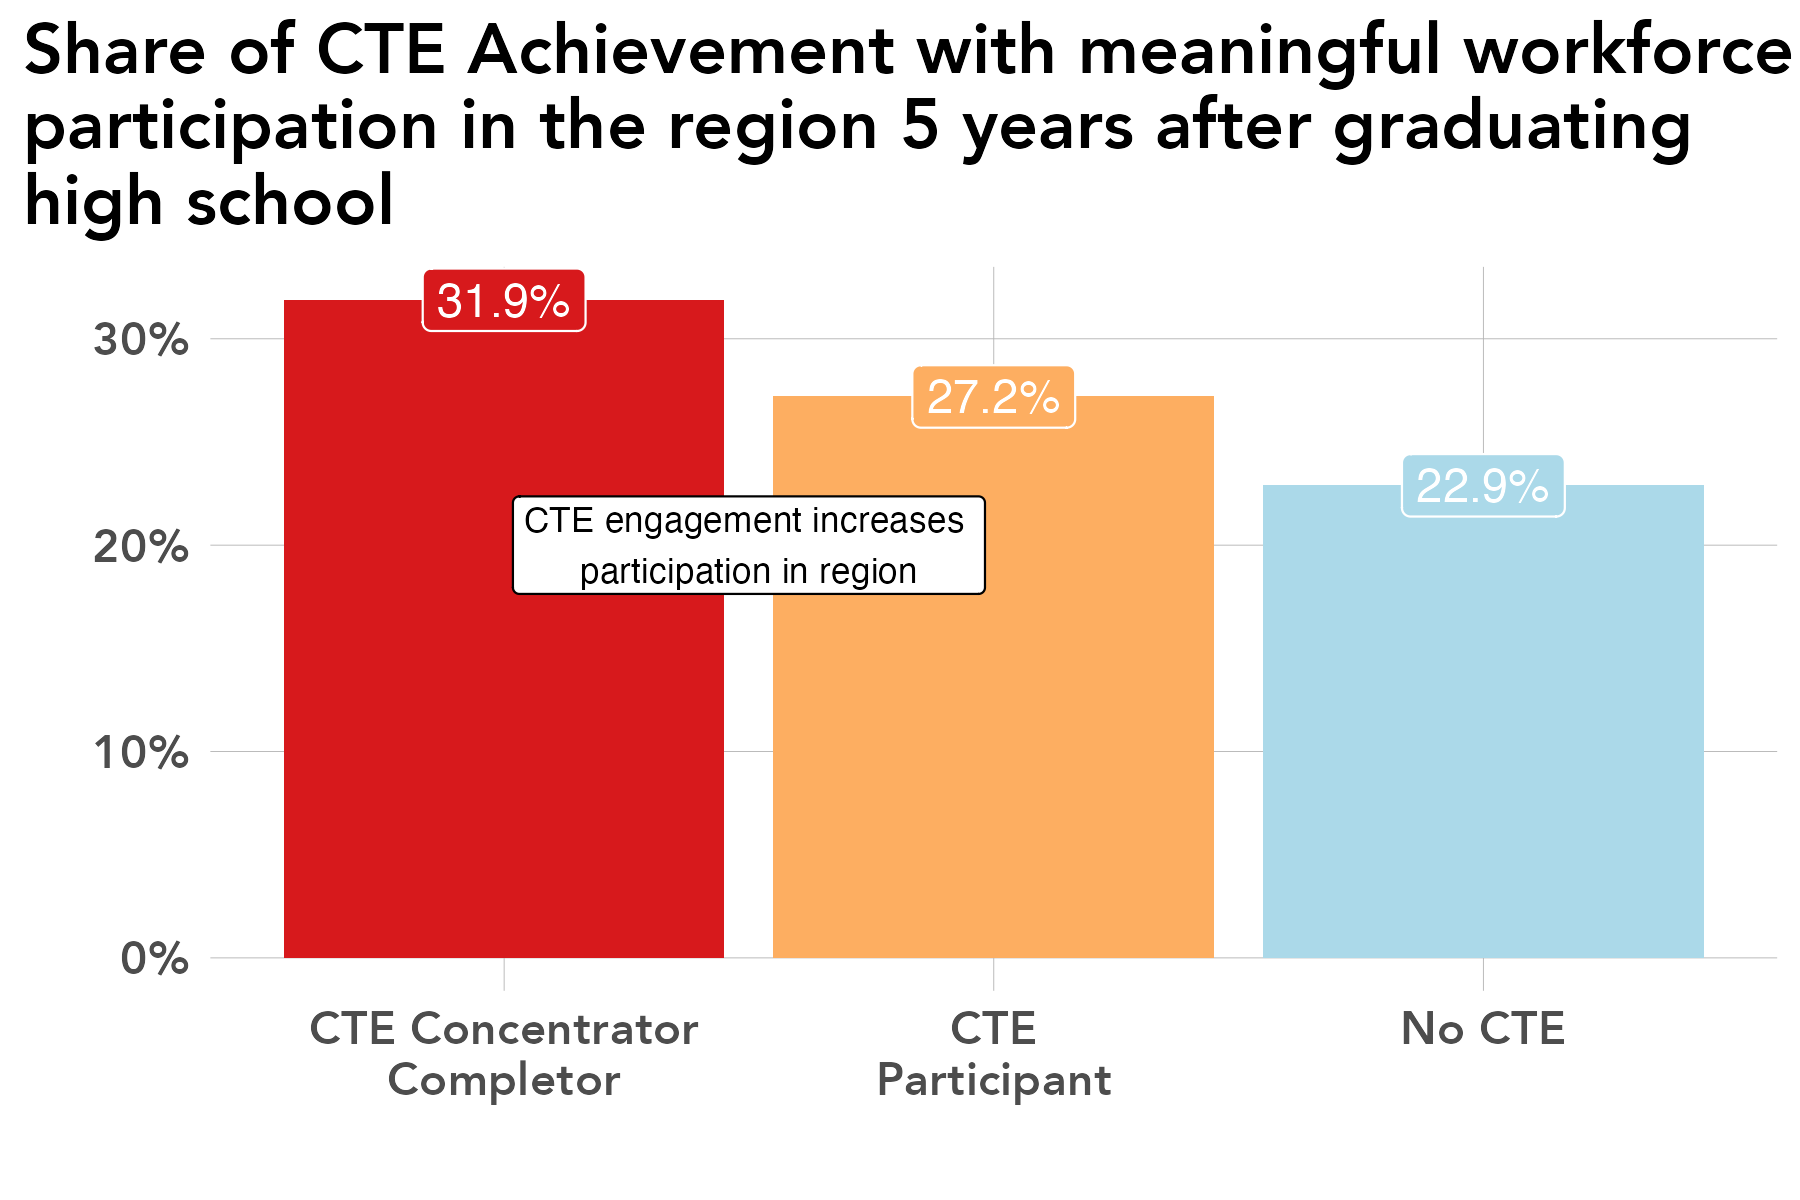

Generate this figure with R:
# library -----------------------------------------------------------------
library(tidyverse)
library(sf)
library(ggrepel)
library(scales)
library(ggiraph)
library(rmapshaper)
library(cowplot)
library(RColorBrewer)
library(readxl)
library(lubridate)
library(readxl)
library(systemfonts)
reset_font_cache()
library(ggtext)
library(janitor)
library(cowplot)
library(ggsankeyfier)


rm(list = ls())

# themes ------------------------------------------------------------------
theme_bar <- theme_bw() +
  theme(panel.grid.major = element_line(color = "grey70", size = 0.1),
        panel.grid.minor = element_blank(),
        axis.ticks = element_blank(),
        axis.text = element_text(face = "bold"),
        panel.border = element_blank(),
        legend.background = element_rect(fill = "transparent", color = "transparent"),
        legend.key = element_rect(fill = "transparent"),
        legend.key.size = unit(1, "lines"),
        legend.margin = margin(0,0,0,0),
        legend.title = element_blank(),
        legend.text = element_text(margin = margin(l = 2)),
        text = element_text(family = "Avenir") ,
        plot.title.position = "plot",
        plot.title = element_text(face = "bold"))

theme_line <- theme_bw() +
  theme(legend.background = element_rect(fill = "transparent", color = "transparent"),
        legend.key = element_rect(fill = "transparent"),
        legend.text = element_text(margin = margin(l = 2)),
        panel.grid.minor = element_blank(),
        panel.grid.major = element_line(color = "grey70", size = 0.1),
        axis.ticks = element_blank(),
        axis.text = element_text(face = "bold"),
        panel.border = element_blank(),
        legend.margin = margin(0,0,0,0),
        legend.key.size = unit(1, "lines"),
        text = element_text(family = "Avenir") ,
        plot.title.position = "plot",
        plot.title = element_text(face = "bold"))


theme_sf <- theme_bw() +
  theme(axis.text.x=element_blank(),
        axis.text.y=element_blank(),
        axis.ticks=element_blank(),
        panel.background = element_blank(),
        panel.grid.major = element_line(color = "white"),
        panel.border = element_blank(),
        legend.title = element_blank(),
        legend.text = element_text(margin = margin(l = 2)),
        legend.margin = margin(0,0,0,0),
        legend.key.size = unit(1, "lines"),
        text = element_text(family = "Avenir") ,
        plot.title.position = "plot",
        plot.title = element_text(face = "bold"))

regions <- read_csv("/Users/kellyasche/Library/CloudStorage/GoogleDrive-kasche@ruralmn.org/My Drive/Data Prep/R Projects/Join docs/county_regions.csv") %>%
  select(5,6) %>%
  unique() %>%
  mutate(edr = str_replace(edr, "  ", " "),
         planning.region = str_replace(planning.region, " Minnesota", ""),
         planning.region = fct_relevel(planning.region, "Northwest", "Northeast", "Central", "Seven County Mpls-St Paul", "Southwest", "Southeast"),
         edr = fct_relevel(edr, "EDR 1 - Northwest", "EDR 2 - Headwaters", "EDR 3 - Arrowhead", "EDR 4 - West Central", "EDR 5 - North Central", "EDR 6E- Southwest Central", "EDR 6W- Upper Minnesota Valley", "EDR 7E- East Central", "EDR 7W- Central", "EDR 8 - Southwest", "EDR 9 - South Central", "EDR 10 - Southeast", "EDR 11 - 7 County Twin Cities", "Minnesota"))

counties.regions <- read_csv("/Users/kellyasche/Library/CloudStorage/GoogleDrive-kasche@ruralmn.org/My Drive/Data Prep/R Projects/Join docs/county_regions.csv") %>%
  mutate(countyfp = formatC(countyfp, width = 3, flag = "0"),
         Name = str_to_title(Name),
         Name = str_replace(Name, "Q", "q"),
         Name = str_replace(Name, "Of The", "of the"),
         Name = str_replace(Name, "Mcleod", "McLeod"),
         Dem_Desc = ifelse(Name == "Minnesota", "Minnesota", Dem_Desc) ,
         edr = str_replace(edr, "  ", " "),
         planning.region = str_replace(planning.region, " Minnesota", ""),
         planning.region = fct_relevel(planning.region, "Northwest", "Northeast", "Central", "Seven County Mpls-St Paul", "Southwest", "Southeast"),
         edr = fct_relevel(edr, "EDR 1 - Northwest", "EDR 2 - Headwaters", "EDR 3 - Arrowhead", "EDR 4 - West Central", "EDR 5 - North Central", "EDR 6E- Southwest Central", "EDR 6W- Upper Minnesota Valley", "EDR 7E- East Central", "EDR 7W- Central", "EDR 8 - Southwest", "EDR 9 - South Central", "EDR 10 - Southeast", "EDR 11 - 7 County Twin Cities", "Minnesota"))

color.ruca <- c("Entirely rural" = "#009933", "Town/rural mix" = "#99CC33", "Urban/town/rural mix" = "#CC9966", "Entirely urban" = "#754C29", "Minnesota" = "black")

color.pr <- c("Northwest" = "#4575b4","Northeast" = "grey", "Central" = "#fee090", "Seven County Mpls-St Paul" = "#d73027", "Southwest" = "#91bfdb", "Southeast" = "#fc8d59", "Minnesota" = "black")

color.edr <- c("EDR 1 - Northwest" = "#b3cde3", "EDR 2 - Headwaters" = "#8c96c6", "EDR 3 - Arrowhead" = "#fe9929", "EDR 4 - West Central" = "#8856a7", "EDR 5 - North Central" = "#810f7c", "EDR 6E- Southwest Central" = "#e5f5f9", "EDR 6W- Upper Minnesota Valley" = "#bdc9e1", "EDR 7E- East Central" = "#99d8c9", "EDR 7W- Central" = "#2ca25f", "EDR 8 - Southwest" = "#74a9cf", "EDR 9 - South Central" = "#0570b0", "EDR 10 - Southeast" = "#d7301f", "EDR 11 - 7 County Twin Cities" = "#d8b365", "Minnesota" = "black")

color.pr.edr <- c ("Northwest" = "#4575b4","Northeast" = "#e0f3f8", "Central" = "#fee090", "Seven County Mpls-St Paul" = "#d73027", "Southwest" = "#91bfdb", "Southeast" = "#fc8d59", "Minnesota" = "black", "EDR 1 - Northwest" = "#b3cde3", "EDR 2 - Headwaters" = "#8c96c6", "EDR 3 - Arrowhead" = "#fe9929", "EDR 4 - West Central" = "#8856a7", "EDR 5 - North Central" = "#810f7c", "EDR 6E- Southwest Central" = "#e5f5f9", "EDR 6W- Upper Minnesota Valley" = "#bdc9e1", "EDR 7E- East Central" = "#99d8c9", "EDR 7W- Central" = "#2ca25f", "EDR 8 - Southwest" = "#74a9cf", "EDR 9 - South Central" = "#0570b0", "EDR 10 - Southeast" = "#d7301f", "EDR 11 - 7 County Twin Cities" = "#d8b365")

color.six <- c("#009933", "#4575b4", "grey", "#fee090", "#fc8d59", "#d73027")

mn_counties <- st_read("/Users/kellyasche/Library/CloudStorage/GoogleDrive-kasche@ruralmn.org/My Drive/Data Prep/R Projects/Shapefiles/County shapefiles/MNCounties_MNDOT.shp", quiet = TRUE) %>%
  ms_simplify(keep = .01, keep_shapes = TRUE) %>%
  rename("countyfp" = "FIPS_CODE")

counties.regions.1 <- counties.regions %>%
  mutate(statefp = "27",
         project.pr = ifelse(edr %in% c("EDR 1 - Northwest", "EDR 2 - Headwaters", "EDR 4 - West Central"), "Northwest",
                             ifelse(edr == "EDR 3 - Arrowhead", "Northeast",
                                    ifelse(edr %in% c("EDR 5 - North Central", "EDR 7E- East Central", "EDR 7W- Central"), "Central",
                                           ifelse(edr %in% c("EDR 6E- Southwest Central", "EDR 6W- Upper Minnesota Valley", "EDR 8 - Southwest"), "Southwest",
                                                  ifelse(edr %in% c("EDR 9 - South Central", "EDR 10 - Southeast"), "Southern", as.character(planning.region)))))),
         project.pr = fct_relevel(project.pr, "Northwest", "Northeast", "Central", "Seven County Mpls-St Paul", "Southwest", "Southern"))


# Prep data ---------------------------------------------------------------

original <- read_csv("Data/SLEDS/Masters/Master-report-dataset.csv")

data <- original %>%
  select(grad.year.5, cte.achievement) %>%
  filter(grad.year.5 != "After 2023") %>%
  group_by(cte.achievement, grad.year.5) %>%
  summarize(n = n()) %>%
  ungroup() %>%
  group_by(cte.achievement) %>%
  mutate(pct = n / sum(n)) %>%
  ungroup() %>%
  mutate(grad.year.5 = str_replace(grad.year.5, "No MN emp record, not attending ps", "No MN emp record"),
         grad.year.5 = str_replace(grad.year.5, "Not meaningful, not attending ps", "Not meaningful"))


# Create chart ------------------------------------------------------------
names(data)

ggplot(data = filter(data, grad.year.5 == "Meaningful WF - Northeast"), aes(cte.achievement, pct, fill = cte.achievement)) +
  geom_col(position = "dodge") +
  geom_label(aes(label = percent(pct, accuracy = .1)), show.legend = FALSE, position = position_dodge(width = .9), color = "white", size = 4) +
  annotate(geom = "label",
           x = 1.5,
           y = .2,
           label = "CTE engagement increases \nparticipation in region",
           size = 3) +
  labs(x="", y = "", title = "Share of CTE Achievement with meaningful workforce\nparticipation in the region 5 years after graduating\nhigh school")+
  scale_y_continuous(labels=scales::percent) +
  scale_x_discrete(labels = c("CTE Concentrator\nCompletor", "CTE\nParticipant", "No CTE")) +
  theme_bar+
  scale_fill_manual(values = brewer.pal(n = 4, "RdYlBu"),
                    guide = guide_legend(ncol = 2)) +
  theme(legend.position = "none",
        text = element_text(size = 14))

ggsave(filename = "Charts/Paper report/cte-regional-wf.pdf", device = cairo_pdf, dpi = "print", width = 6, height = 4)

ggsave(filename = "Charts/Paper report/cte-regional-wf.png", dpi = "print", width = 6, height = 4)
